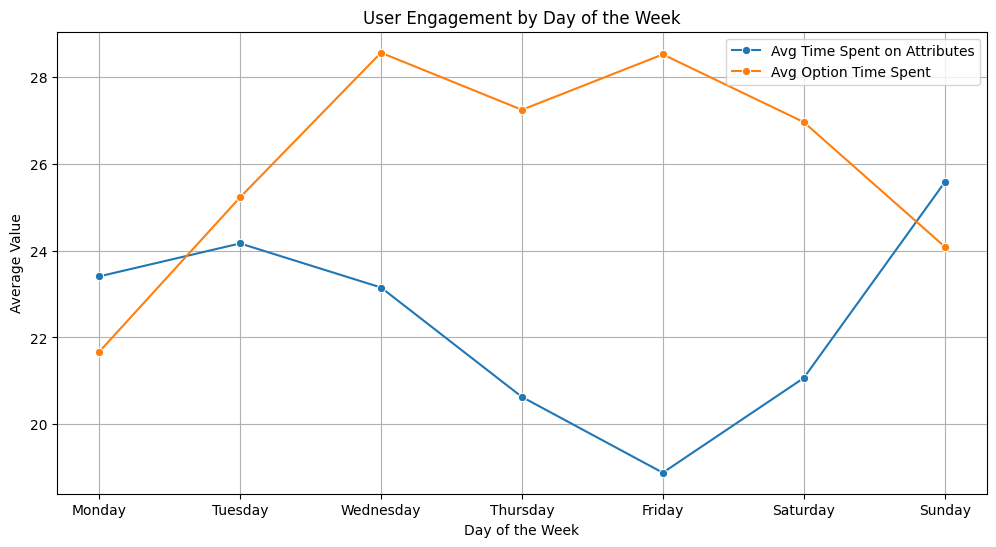

This figure's Python source:
import pandas as pd
import seaborn as sns
import matplotlib.pyplot as plt


sheet_name = "Dummy_Data"
sheet_id = "1mIYAIM8DTibovMeV8bvVDO-B9vgwApZTjyxIXXGFGQw"
url = f"https://docs.google.com/spreadsheets/d/{sheet_id}/gviz/tq?tqx=out:csv&sheet={sheet_name}"
data = pd.read_csv(url)

# Drop empty rows and columns
data.dropna(how='all', axis=1, inplace=True)
data.dropna(how='all', axis=0, inplace=True)
data = data.loc[:, ~data.columns.str.contains('^Unnamed')]

data.dropna(how='any', axis=0, inplace=True)

data['timestamp'] = pd.to_datetime(data['timestamp'])
data['day_of_week'] = data['timestamp'].dt.day_name()  


engagement_by_day = data.groupby('day_of_week').agg({
    'time_spend_on_att': 'mean',  
    'option_time_spend': 'mean',
    'option_id': 'count'        
}).reset_index()

day_order = ['Monday', 'Tuesday', 'Wednesday', 'Thursday', 'Friday', 'Saturday', 'Sunday']
engagement_by_day['day_of_week'] = pd.Categorical(engagement_by_day['day_of_week'], categories=day_order, ordered=True)
engagement_by_day = engagement_by_day.sort_values('day_of_week')


plt.figure(figsize=(12, 6))
sns.lineplot(data=engagement_by_day, x='day_of_week', y='time_spend_on_att', marker='o', label='Avg Time Spent on Attributes')
sns.lineplot(data=engagement_by_day, x='day_of_week', y='option_time_spend', marker='o', label='Avg Option Time Spent')
plt.xlabel('Day of the Week')
plt.ylabel('Average Value')
plt.title('User Engagement by Day of the Week')
plt.legend()
plt.grid(True)
plt.show()
